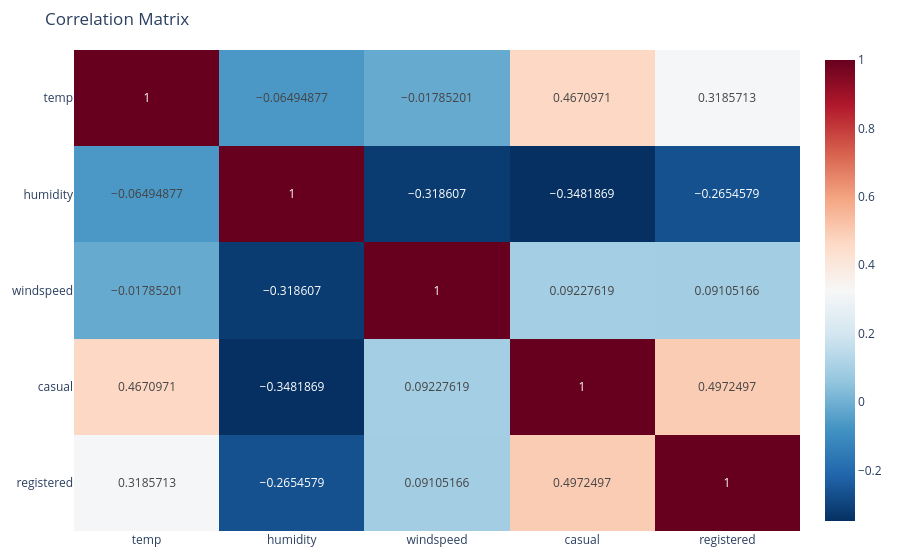

Notebook code cell kept with this figure:
### Markdown cell above
### Correlation/Statistical Relationship

### Code cell
#Create a subgroup of DataFrame to test correlation using Pearson correlation for continuous variables

df_corr = df_eda[['temp', 'humidity', 'windspeed', 'casual', 'registered']]
fig_corr_1 = px.imshow(df_corr.corr('pearson'), text_auto=True, aspect="auto", color_continuous_scale='RdBu_r', title='Correlation Matrix')
fig_corr_1.update_layout(margin=dict(l=20, r=20, t=50, b=20))
fig_corr_1.show()

### Figure 1 — Plotly figure (JSON) as saved in the notebook; plotly's stock layout.template omitted (floating-point values rounded to 4 significant figures)
{"data": [{"coloraxis": "coloraxis", "hovertemplate": "x: %{x}<br>y: %{y}<br>color: %{z}<extra></extra>", "name": "0", "texttemplate": "%{z}", "type": "heatmap", "x": ["temp", "humidity", "windspeed", "casual", "registered"], "xaxis": "x", "y": ["temp", "humidity", "windspeed", "casual", "registered"], "yaxis": "y", "z": [[1.0, -0.06495, -0.01785, 0.4671, 0.3186], [-0.06495, 1.0, -0.3186, -0.3482, -0.2655], [-0.01785, -0.3186, 1.0, 0.09228, 0.09105], [0.4671, -0.3482, 0.09228, 1.0, 0.4972], [0.3186, -0.2655, 0.09105, 0.4972, 1.0]]}], "layout": {"coloraxis": {"colorscale": [[0, "rgb(5,48,97)"], [0.1, "rgb(33,102,172)"], [0.2, "rgb(67,147,195)"], [0.3, "rgb(146,197,222)"], [0.4, "rgb(209,229,240)"], [0.5, "rgb(247,247,247)"], [0.6, "rgb(253,219,199)"], [0.7, "rgb(244,165,130)"], [0.8, "rgb(214,96,77)"], [0.9, "rgb(178,24,43)"], [1, "rgb(103,0,31)"]]}, "margin": {"b": 20, "l": 20, "r": 20, "t": 50}, "title": {"text": "Correlation Matrix"}, "xaxis": {"anchor": "y", "domain": [0, 1]}, "yaxis": {"anchor": "x", "autorange": "reversed", "domain": [0, 1]}}}
